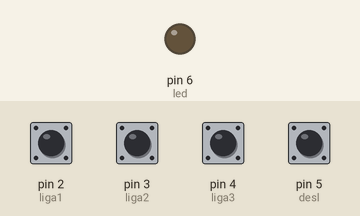
This sketch was run on a simulated Arduino Uno, built with avr-gcc and run on an emulated ATmega328P. Parts: output pins drawn as LEDs (lit = HIGH). Dashed ring = blinking. The inputs (shaded band) are chosen by the test bench; at power-on: pin 2 (liga1), pin 3 (liga2), pin 4 (liga3), pin 5 (desl) HIGH.

Above: at 1.2 s.
1.3 s: pin 2 (liga1) pulled LOW for 0.15 s
At 1.4 s:
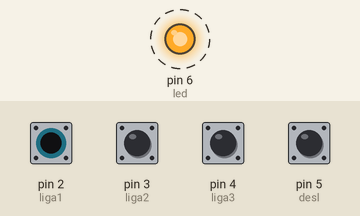
4.3 s: pin 5 (desl) pulled LOW for 1 s
At 5.7 s:
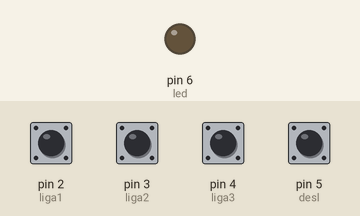
6.8 s: pin 3 (liga2) pulled LOW for 0.15 s
At 7.5 s:
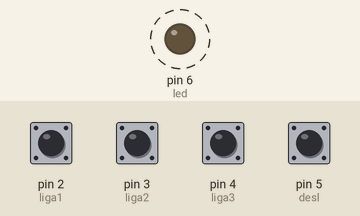
9.8 s: pin 5 (desl) pulled LOW for 0.15 s
At 9.8 s:
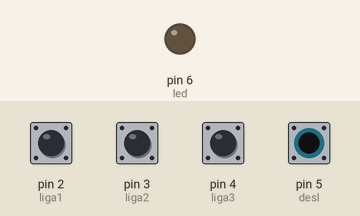
11.4 s: pin 4 (liga3) pulled LOW for 0.15 s
At 12.3 s:
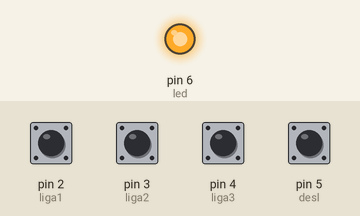
Timing chart, 0 to 15.5 s (numbered marks = the images above; inputs shaded):
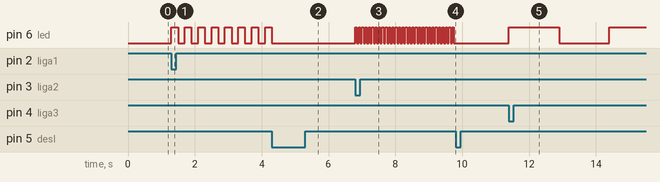

Measured:
- after the input at 1.3 s, pin 6 (led): alternates HIGH for 0.20 s and LOW for 0.20 s, starting at once
- after the input at 4.3 s, pin 6 (led): goes on until 4.3 s, then stays LOW
- after the input at 6.8 s, pin 6 (led): alternates HIGH for 0.05 s and LOW for 0.05 s, starting at once
- after the input at 9.8 s, pin 6 (led): stops changing and stays LOW
- after the input at 11.4 s, pin 6 (led): LOW → HIGH at once, → LOW 1.5 s later, → HIGH 1.5 s later

The sketch:

pisca_led_com_ROTINA.ino
```cpp
#define liga1 2
#define liga2 3
#define liga3 4
#define desl 5
#define led 6

void setup() {
pinMode (liga1, INPUT_PULLUP);
pinMode (liga2, INPUT_PULLUP);
pinMode (liga3, INPUT_PULLUP);
pinMode (desl, INPUT_PULLUP);
pinMode (led, OUTPUT);

}

void loop() {
 if (!digitalRead(liga1)){
   logica1();
 }
 else if (!digitalRead(liga2)) {
   logica2();
 }
 else if (!digitalRead (liga3)) {
   logica3();
 }
 else if (!digitalRead (desl)) {
   logica4();
 }
}

void logica1() {
digitalWrite (led, HIGH);
delay(200);
digitalWrite (led,LOW);
delay(200);
  if(!digitalRead(desl)) {
  logica4();
 }
  else {
  logica1();
 }
}

void logica2() {
digitalWrite (led,HIGH);
delay(50);
digitalWrite (led,LOW);
delay(50);
  if(!digitalRead(desl)) {
  logica4();
 }
  else {
  logica2();
 }
}

void logica3() {
digitalWrite(led,HIGH);
delay(1500);
digitalWrite(led,LOW);
delay(1500);
  if(!digitalRead(desl)) {
  logica4();
 }
  else {
  logica3();
 }
}

void logica4() {
digitalWrite(led,LOW);
}
```
